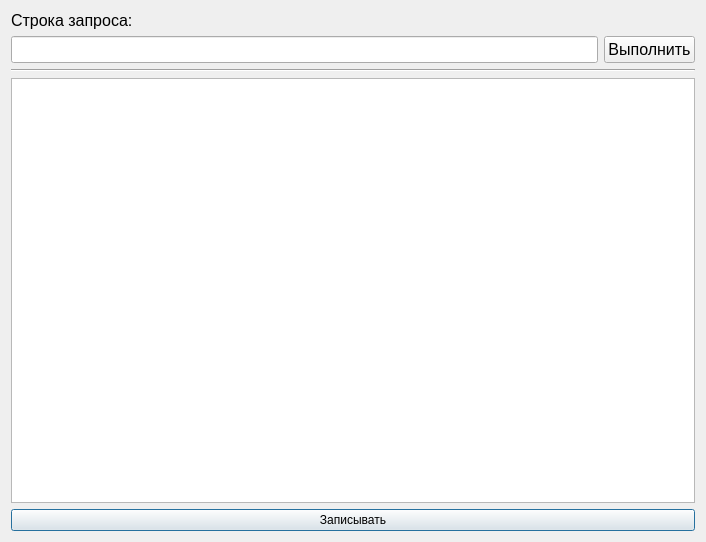
<?xml version="1.0" encoding="UTF-8"?>
<ui version="4.0">
 <class>Dialog</class>
 <widget class="QDialog" name="Dialog">
  <property name="geometry">
   <rect>
    <x>0</x>
    <y>0</y>
    <width>706</width>
    <height>542</height>
   </rect>
  </property>
  <property name="windowTitle">
   <string>Dialog</string>
  </property>
  <layout class="QGridLayout" name="gridLayout_2">
   <item row="0" column="0">
    <layout class="QGridLayout" name="gridLayout">
     <item row="4" column="0" colspan="2">
      <widget class="QPushButton" name="to_write_btn">
       <property name="text">
        <string>Записывать</string>
       </property>
      </widget>
     </item>
     <item row="0" column="0">
      <widget class="QLabel" name="label">
       <property name="font">
        <font>
         <pointsize>12</pointsize>
        </font>
       </property>
       <property name="text">
        <string>Строка запроса:</string>
       </property>
      </widget>
     </item>
     <item row="1" column="1">
      <widget class="QPushButton" name="execute">
       <property name="font">
        <font>
         <pointsize>12</pointsize>
        </font>
       </property>
       <property name="text">
        <string>Выполнить</string>
       </property>
      </widget>
     </item>
     <item row="2" column="0" colspan="2">
      <widget class="Line" name="line">
       <property name="orientation">
        <enum>Qt::Horizontal</enum>
       </property>
      </widget>
     </item>
     <item row="3" column="0" colspan="2">
      <widget class="QTextEdit" name="output">
       <property name="font">
        <font>
         <pointsize>12</pointsize>
        </font>
       </property>
       <property name="readOnly">
        <bool>true</bool>
       </property>
      </widget>
     </item>
     <item row="1" column="0">
      <widget class="QLineEdit" name="expression">
       <property name="font">
        <font>
         <pointsize>12</pointsize>
        </font>
       </property>
      </widget>
     </item>
    </layout>
   </item>
  </layout>
 </widget>
 <resources/>
 <connections/>
</ui>
